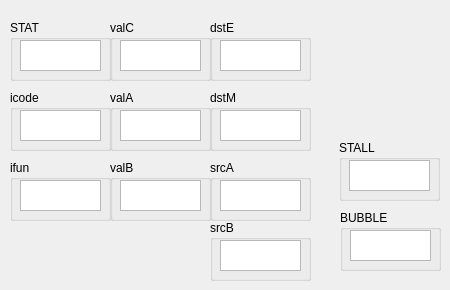
      <widget class="QWidget" name="Execute">
       <attribute name="title">
        <string>Execute</string>
       </attribute>
       <widget class="QGroupBox" name="groupBox_28">
        <property name="geometry">
         <rect>
          <x>339</x>
          <y>140</y>
          <width>101</width>
          <height>61</height>
         </rect>
        </property>
        <property name="title">
         <string>STALL</string>
        </property>
        <widget class="QTextBrowser" name="E_stall">
         <property name="geometry">
          <rect>
           <x>10</x>
           <y>20</y>
           <width>81</width>
           <height>31</height>
          </rect>
         </property>
        </widget>
       </widget>
       <widget class="QGroupBox" name="groupBox_29">
        <property name="geometry">
         <rect>
          <x>10</x>
          <y>20</y>
          <width>101</width>
          <height>61</height>
         </rect>
        </property>
        <property name="title">
         <string>STAT</string>
        </property>
        <widget class="QTextBrowser" name="E_STAT">
         <property name="geometry">
          <rect>
           <x>10</x>
           <y>20</y>
           <width>81</width>
           <height>31</height>
          </rect>
         </property>
        </widget>
       </widget>
       <widget class="QGroupBox" name="groupBox_30">
        <property name="geometry">
         <rect>
          <x>340</x>
          <y>210</y>
          <width>101</width>
          <height>61</height>
         </rect>
        </property>
        <property name="title">
         <string>BUBBLE</string>
        </property>
        <widget class="QTextBrowser" name="E_bubble">
         <property name="geometry">
          <rect>
           <x>10</x>
           <y>20</y>
           <width>81</width>
           <height>31</height>
          </rect>
         </property>
        </widget>
       </widget>
       <widget class="QGroupBox" name="groupBox_31">
        <property name="geometry">
         <rect>
          <x>10</x>
          <y>160</y>
          <width>101</width>
          <height>61</height>
         </rect>
        </property>
        <property name="title">
         <string>ifun</string>
        </property>
        <widget class="QTextBrowser" name="E_ifun">
         <property name="geometry">
          <rect>
           <x>10</x>
           <y>20</y>
           <width>81</width>
           <height>31</height>
          </rect>
         </property>
        </widget>
       </widget>
       <widget class="QGroupBox" name="groupBox_32">
        <property name="geometry">
         <rect>
          <x>110</x>
          <y>20</y>
          <width>101</width>
          <height>61</height>
         </rect>
        </property>
        <property name="title">
         <string>valC</string>
        </property>
        <widget class="QTextBrowser" name="E_valC">
         <property name="geometry">
          <rect>
           <x>10</x>
           <y>20</y>
           <width>81</width>
           <height>31</height>
          </rect>
         </property>
        </widget>
       </widget>
       <widget class="QGroupBox" name="groupBox_33">
        <property name="geometry">
         <rect>
          <x>210</x>
          <y>90</y>
          <width>101</width>
          <height>61</height>
         </rect>
        </property>
        <property name="title">
         <string>dstM</string>
        </property>
        <widget class="QTextBrowser" name="E_dstM">
         <property name="geometry">
          <rect>
           <x>10</x>
           <y>20</y>
           <width>81</width>
           <height>31</height>
          </rect>
         </property>
        </widget>
       </widget>
       <widget class="QGroupBox" name="groupBox_34">
        <property name="geometry">
         <rect>
          <x>210</x>
          <y>20</y>
          <width>101</width>
          <height>61</height>
         </rect>
        </property>
        <property name="title">
         <string>dstE</string>
        </property>
        <widget class="QTextBrowser" name="E_dstE">
         <property name="geometry">
          <rect>
           <x>10</x>
           <y>20</y>
           <width>81</width>
           <height>31</height>
          </rect>
         </property>
        </widget>
       </widget>
       <widget class="QGroupBox" name="groupBox_35">
        <property name="geometry">
         <rect>
          <x>110</x>
          <y>90</y>
          <width>101</width>
          <height>61</height>
         </rect>
        </property>
        <property name="title">
         <string>valA</string>
        </property>
        <widget class="QTextBrowser" name="E_valA">
         <property name="geometry">
          <rect>
           <x>10</x>
           <y>20</y>
           <width>81</width>
           <height>31</height>
          </rect>
         </property>
        </widget>
       </widget>
       <widget class="QGroupBox" name="groupBox_36">
        <property name="geometry">
         <rect>
          <x>10</x>
          <y>90</y>
          <width>101</width>
          <height>61</height>
         </rect>
        </property>
        <property name="title">
         <string>icode</string>
        </property>
        <widget class="QTextBrowser" name="E_icode">
         <property name="geometry">
          <rect>
           <x>10</x>
           <y>20</y>
           <width>81</width>
           <height>31</height>
          </rect>
         </property>
        </widget>
       </widget>
       <widget class="QGroupBox" name="groupBox_37">
        <property name="geometry">
         <rect>
          <x>110</x>
          <y>160</y>
          <width>101</width>
          <height>61</height>
         </rect>
        </property>
        <property name="title">
         <string>valB</string>
        </property>
        <widget class="QTextBrowser" name="E_valB">
         <property name="geometry">
          <rect>
           <x>10</x>
           <y>20</y>
           <width>81</width>
           <height>31</height>
          </rect>
         </property>
        </widget>
       </widget>
       <widget class="QGroupBox" name="groupBox_38">
        <property name="geometry">
         <rect>
          <x>210</x>
          <y>160</y>
          <width>101</width>
          <height>61</height>
         </rect>
        </property>
        <property name="title">
         <string>srcA</string>
        </property>
        <widget class="QTextBrowser" name="E_srcA">
         <property name="geometry">
          <rect>
           <x>10</x>
           <y>20</y>
           <width>81</width>
           <height>31</height>
          </rect>
         </property>
        </widget>
       </widget>
       <widget class="QGroupBox" name="groupBox_39">
        <property name="geometry">
         <rect>
          <x>210</x>
          <y>220</y>
          <width>101</width>
          <height>61</height>
         </rect>
        </property>
        <property name="title">
         <string>srcB</string>
        </property>
        <widget class="QTextBrowser" name="E_srcB">
         <property name="geometry">
          <rect>
           <x>10</x>
           <y>20</y>
           <width>81</width>
           <height>31</height>
          </rect>
         </property>
        </widget>
       </widget>
      </widget>
